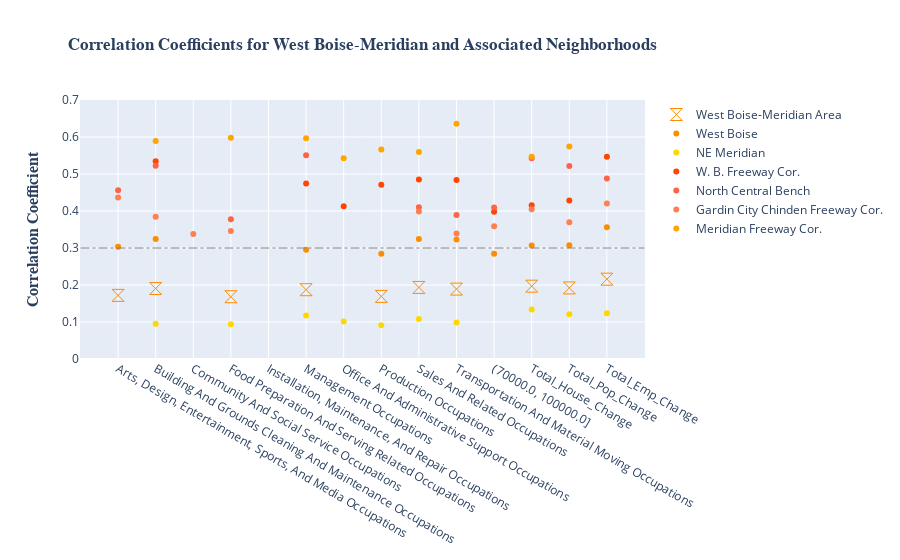

Here is the notebook cell this chart was saved with:
### Markdown cell above
## West Boise-Meridian

### Code cell
df = pd.read_pickle('WBM-Coeff-compare.pkl')
df2 = pd.read_pickle('a-Coeff-compare.pkl')


df = pd.merge(df,df2, on = 'index', how = 'outer')

df = df.dropna(thresh = 2)
df = df.reset_index(drop = True)

df = df.iloc[1:]

WBM_fig = go.Figure()

WBM_fig.add_trace(go.Scatter(x= df['index'], y=df['W_Boise_M'],
                    mode='markers',
                    marker_color = 'rgb(255,140,0)',
                    marker=dict(size= 12, symbol = "hourglass-open"),          
                    name='West Boise-Meridian Area'))

WBM_fig.add_trace(go.Scatter(x= df['index'], y=df['WBM_W_Boise'],
                    mode='markers',
                    marker_color = 'rgb(255,140,0)',
                    name='West Boise'))

WBM_fig.add_trace(go.Scatter(x= df['index'], y=df['WBM_NE_Meridian'],
                    mode='markers',  
                    marker_color='rgb(255,215,0)',  
                    name='NE Meridian'))

WBM_fig.add_trace(go.Scatter(x= df['index'], y=df['WBM_WBF_Corridor'],
                    mode='markers',  
                    marker_color='rgb(255,69,0)',     
                    name='W. B. Freeway Cor.'))

WBM_fig.add_trace(go.Scatter(x= df['index'], y=df['WBM_NC_Bench'],
                    mode='markers',
                    marker_color='rgb(255,99,71)',     
                    name='North Central Bench'))

WBM_fig.add_trace(go.Scatter(x= df['index'], y=df['WBM_GCC_Corridor'],
                    mode='markers',  
                    marker_color='rgb(255,127,80)',     
                    name='Gardin City Chinden Freeway Cor.'))


WBM_fig.add_trace(go.Scatter(x= df['index'], y=df['WBM_MF_Corridor'],
                    mode='markers',
                    marker_color='rgb(255,165,0)',     
                    name='Meridian Freeway Cor.'))


WBM_fig.update_layout(
    shapes=[
        # Line Horizontal
        go.layout.Shape(
            type="line",
            x0=0,y0=.7,
            x1=11,y1=.7,
            line=dict(
                color="Grey",
                width=1,
                dash="dashdot",),),])
WBM_fig.update_layout(
    shapes=[
        # Line Horizontal
        go.layout.Shape(
            type="line",
            x0=-1,y0=.3,
            x1=14,y1=.3,
            line=dict(
                color="Grey",
                width=1,
                dash="dashdot",),),])

WBM_fig.update_layout(
    title=go.layout.Title(
        text="<b>Correlation Coefficients for West Boise-Meridian and Associated Neighborhoods<b>",
        font = dict( 
            family = 'Times New Roman'),
        xref="paper",
        x=.5
    ),
    yaxis=go.layout.YAxis(
        title=go.layout.yaxis.Title(
            text="<b>Correlation Coefficient<b>",
            font=dict(
                family="Times New Roman",
                size=16,
#                color="#7f7f7f"
            )
        ),
        range = [0,.7]
    ))


WBM_fig.write_image("images/WBM_fig.jpg")
WBM_fig.show()

### Figure 1 — Plotly figure (JSON) as saved in the notebook; plotly's stock layout.template omitted (floating-point values rounded to 4 significant figures)
{"data": [{"marker": {"color": "rgb(255,140,0)", "size": 12, "symbol": "hourglass-open"}, "mode": "markers", "name": "West Boise-Meridian Area", "type": "scatter", "x": ["Arts, Design, Entertainment, Sports, And Media Occupations", "Building And Grounds Cleaning And Maintenance Occupations", "Community And Social Service Occupations", "Food Preparation And Serving Related Occupations", "Installation, Maintenance, And Repair Occupations", "Management Occupations", "Office And Administrative Support Occupations", "Production Occupations", "Sales And Related Occupations", "Transportation And Material Moving Occupations", "(70000.0, 100000.0]", "Total_House_Change", "Total_Pop_Change", "Total_Emp_Change"], "y": [0.172, 0.1905, null, 0.1683, null, 0.1873, null, 0.1692, 0.1934, 0.189, null, 0.1968, 0.1921, 0.2157]}, {"marker": {"color": "rgb(255,140,0)"}, "mode": "markers", "name": "West Boise", "type": "scatter", "x": ["Arts, Design, Entertainment, Sports, And Media Occupations", "Building And Grounds Cleaning And Maintenance Occupations", "Community And Social Service Occupations", "Food Preparation And Serving Related Occupations", "Installation, Maintenance, And Repair Occupations", "Management Occupations", "Office And Administrative Support Occupations", "Production Occupations", "Sales And Related Occupations", "Transportation And Material Moving Occupations", "(70000.0, 100000.0]", "Total_House_Change", "Total_Pop_Change", "Total_Emp_Change"], "y": [0.3036, 0.3245, null, null, null, 0.2955, null, 0.2842, 0.3245, 0.323, 0.2848, 0.3066, 0.3074, 0.3562]}, {"marker": {"color": "rgb(255,215,0)"}, "mode": "markers", "name": "NE Meridian", "type": "scatter", "x": ["Arts, Design, Entertainment, Sports, And Media Occupations", "Building And Grounds Cleaning And Maintenance Occupations", "Community And Social Service Occupations", "Food Preparation And Serving Related Occupations", "Installation, Maintenance, And Repair Occupations", "Management Occupations", "Office And Administrative Support Occupations", "Production Occupations", "Sales And Related Occupations", "Transportation And Material Moving Occupations", "(70000.0, 100000.0]", "Total_House_Change", "Total_Pop_Change", "Total_Emp_Change"], "y": [null, 0.09502, null, 0.09364, null, 0.1174, 0.1013, 0.09111, 0.1081, 0.09849, null, 0.1335, 0.1207, 0.1234]}, {"marker": {"color": "rgb(255,69,0)"}, "mode": "markers", "name": "W. B. Freeway Cor.", "type": "scatter", "x": ["Arts, Design, Entertainment, Sports, And Media Occupations", "Building And Grounds Cleaning And Maintenance Occupations", "Community And Social Service Occupations", "Food Preparation And Serving Related Occupations", "Installation, Maintenance, And Repair Occupations", "Management Occupations", "Office And Administrative Support Occupations", "Production Occupations", "Sales And Related Occupations", "Transportation And Material Moving Occupations", "(70000.0, 100000.0]", "Total_House_Change", "Total_Pop_Change", "Total_Emp_Change"], "y": [null, 0.5346, null, null, null, 0.4746, 0.4131, 0.4711, 0.4849, 0.4838, 0.398, 0.4155, 0.4285, 0.5469]}, {"marker": {"color": "rgb(255,99,71)"}, "mode": "markers", "name": "North Central Bench", "type": "scatter", "x": ["Arts, Design, Entertainment, Sports, And Media Occupations", "Building And Grounds Cleaning And Maintenance Occupations", "Community And Social Service Occupations", "Food Preparation And Serving Related Occupations", "Installation, Maintenance, And Repair Occupations", "Management Occupations", "Office And Administrative Support Occupations", "Production Occupations", "Sales And Related Occupations", "Transportation And Material Moving Occupations", "(70000.0, 100000.0]", "Total_House_Change", "Total_Pop_Change", "Total_Emp_Change"], "y": [0.456, 0.522, null, 0.378, null, 0.5506, null, null, 0.4103, 0.3894, 0.4094, 0.5423, 0.5219, 0.4878]}, {"marker": {"color": "rgb(255,127,80)"}, "mode": "markers", "name": "Gardin City Chinden Freeway Cor.", "type": "scatter", "x": ["Arts, Design, Entertainment, Sports, And Media Occupations", "Building And Grounds Cleaning And Maintenance Occupations", "Community And Social Service Occupations", "Food Preparation And Serving Related Occupations", "Installation, Maintenance, And Repair Occupations", "Management Occupations", "Office And Administrative Support Occupations", "Production Occupations", "Sales And Related Occupations", "Transportation And Material Moving Occupations", "(70000.0, 100000.0]", "Total_House_Change", "Total_Pop_Change", "Total_Emp_Change"], "y": [0.4363, 0.3846, 0.3377, 0.3458, null, null, null, null, 0.3988, 0.3392, 0.3588, 0.4045, 0.3697, 0.4201]}, {"marker": {"color": "rgb(255,165,0)"}, "mode": "markers", "name": "Meridian Freeway Cor.", "type": "scatter", "x": ["Arts, Design, Entertainment, Sports, And Media Occupations", "Building And Grounds Cleaning And Maintenance Occupations", "Community And Social Service Occupations", "Food Preparation And Serving Related Occupations", "Installation, Maintenance, And Repair Occupations", "Management Occupations", "Office And Administrative Support Occupations", "Production Occupations", "Sales And Related Occupations", "Transportation And Material Moving Occupations", "(70000.0, 100000.0]", "Total_House_Change", "Total_Pop_Change", "Total_Emp_Change"], "y": [null, 0.5893, null, 0.5982, null, 0.5967, 0.5426, 0.5663, 0.5597, 0.636, null, 0.5466, 0.5746, 0.7261]}], "layout": {"shapes": [{"line": {"color": "Grey", "dash": "dashdot", "width": 1}, "type": "line", "x0": -1, "x1": 14, "y0": 0.3, "y1": 0.3}], "title": {"font": {"family": "Times New Roman"}, "text": "<b>Correlation Coefficients for West Boise-Meridian and Associated Neighborhoods<b>", "x": 0.5, "xref": "paper"}, "yaxis": {"range": [0, 0.7], "title": {"font": {"family": "Times New Roman", "size": 16}, "text": "<b>Correlation Coefficient<b>"}}}}
